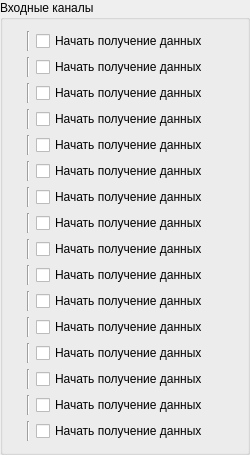
         <widget class="QGroupBox" name="gB_inputChannels">
          <property name="sizePolicy">
           <sizepolicy hsizetype="Preferred" vsizetype="MinimumExpanding">
            <horstretch>0</horstretch>
            <verstretch>0</verstretch>
           </sizepolicy>
          </property>
          <property name="minimumSize">
           <size>
            <width>250</width>
            <height>0</height>
           </size>
          </property>
          <property name="title">
           <string>Входные каналы</string>
          </property>
          <layout class="QGridLayout" name="gridLayout_9">
           <item row="6" column="0">
            <layout class="QHBoxLayout" name="horizontalLayout_64">
             <item>
              <widget class="QLabel" name="l_ch7_i">
               <property name="maximumSize">
                <size>
                 <width>20</width>
                 <height>20</height>
                </size>
               </property>
               <property name="text">
                <string/>
               </property>
               <property name="pixmap">
                <pixmap resource="../ElcusSettings/icons.qrc">:/icons/numbers/7-c.png</pixmap>
               </property>
               <property name="scaledContents">
                <bool>true</bool>
               </property>
              </widget>
             </item>
             <item>
              <widget class="Line" name="line_27">
               <property name="orientation">
                <enum>Qt::Vertical</enum>
               </property>
              </widget>
             </item>
             <item>
              <widget class="QCheckBox" name="cB_receiveData_7">
               <property name="sizePolicy">
                <sizepolicy hsizetype="MinimumExpanding" vsizetype="Fixed">
                 <horstretch>0</horstretch>
                 <verstretch>0</verstretch>
                </sizepolicy>
               </property>
               <property name="text">
                <string>Начать получение данных</string>
               </property>
              </widget>
             </item>
            </layout>
           </item>
           <item row="14" column="0">
            <layout class="QHBoxLayout" name="horizontalLayout_67">
             <item>
              <widget class="QLabel" name="l_ch15_i">
               <property name="maximumSize">
                <size>
                 <width>20</width>
                 <height>20</height>
                </size>
               </property>
               <property name="text">
                <string/>
               </property>
               <property name="pixmap">
                <pixmap resource="../ElcusSettings/icons.qrc">:/icons/numbers/15-c.png</pixmap>
               </property>
               <property name="scaledContents">
                <bool>true</bool>
               </property>
              </widget>
             </item>
             <item>
              <widget class="Line" name="line_30">
               <property name="orientation">
                <enum>Qt::Vertical</enum>
               </property>
              </widget>
             </item>
             <item>
              <widget class="QCheckBox" name="cB_receiveData_15">
               <property name="sizePolicy">
                <sizepolicy hsizetype="MinimumExpanding" vsizetype="Fixed">
                 <horstretch>0</horstretch>
                 <verstretch>0</verstretch>
                </sizepolicy>
               </property>
               <property name="accessibleName">
                <string/>
               </property>
               <property name="text">
                <string>Начать получение данных</string>
               </property>
              </widget>
             </item>
            </layout>
           </item>
           <item row="2" column="0">
            <layout class="QHBoxLayout" name="horizontalLayout_56">
             <item>
              <widget class="QLabel" name="l_ch3_i">
               <property name="maximumSize">
                <size>
                 <width>20</width>
                 <height>20</height>
                </size>
               </property>
               <property name="text">
                <string/>
               </property>
               <property name="pixmap">
                <pixmap resource="../ElcusSettings/icons.qrc">:/icons/numbers/3-c.png</pixmap>
               </property>
               <property name="scaledContents">
                <bool>true</bool>
               </property>
              </widget>
             </item>
             <item>
              <widget class="Line" name="line_19">
               <property name="orientation">
                <enum>Qt::Vertical</enum>
               </property>
              </widget>
             </item>
             <item>
              <widget class="QCheckBox" name="cB_receiveData_3">
               <property name="sizePolicy">
                <sizepolicy hsizetype="MinimumExpanding" vsizetype="Fixed">
                 <horstretch>0</horstretch>
                 <verstretch>0</verstretch>
                </sizepolicy>
               </property>
               <property name="text">
                <string>Начать получение данных</string>
               </property>
              </widget>
             </item>
            </layout>
           </item>
           <item row="3" column="0">
            <layout class="QHBoxLayout" name="horizontalLayout_57">
             <item>
              <widget class="QLabel" name="l_ch4_i">
               <property name="maximumSize">
                <size>
                 <width>20</width>
                 <height>20</height>
                </size>
               </property>
               <property name="text">
                <string/>
               </property>
               <property name="pixmap">
                <pixmap resource="../ElcusSettings/icons.qrc">:/icons/numbers/4-c.png</pixmap>
               </property>
               <property name="scaledContents">
                <bool>true</bool>
               </property>
              </widget>
             </item>
             <item>
              <widget class="Line" name="line_20">
               <property name="orientation">
                <enum>Qt::Vertical</enum>
               </property>
              </widget>
             </item>
             <item>
              <widget class="QCheckBox" name="cB_receiveData_4">
               <property name="sizePolicy">
                <sizepolicy hsizetype="MinimumExpanding" vsizetype="Fixed">
                 <horstretch>0</horstretch>
                 <verstretch>0</verstretch>
                </sizepolicy>
               </property>
               <property name="text">
                <string>Начать получение данных</string>
               </property>
              </widget>
             </item>
            </layout>
           </item>
           <item row="13" column="0">
            <layout class="QHBoxLayout" name="horizontalLayout_66">
             <item>
              <widget class="QLabel" name="l_ch14_i">
               <property name="maximumSize">
                <size>
                 <width>20</width>
                 <height>20</height>
                </size>
               </property>
               <property name="text">
                <string/>
               </property>
               <property name="pixmap">
                <pixmap resource="../ElcusSettings/icons.qrc">:/icons/numbers/14-c.png</pixmap>
               </property>
               <property name="scaledContents">
                <bool>true</bool>
               </property>
              </widget>
             </item>
             <item>
              <widget class="Line" name="line_29">
               <property name="orientation">
                <enum>Qt::Vertical</enum>
               </property>
              </widget>
             </item>
             <item>
              <widget class="QCheckBox" name="cB_receiveData_14">
               <property name="sizePolicy">
                <sizepolicy hsizetype="MinimumExpanding" vsizetype="Fixed">
                 <horstretch>0</horstretch>
                 <verstretch>0</verstretch>
                </sizepolicy>
               </property>
               <property name="text">
                <string>Начать получение данных</string>
               </property>
              </widget>
             </item>
            </layout>
           </item>
           <item row="15" column="0">
            <layout class="QHBoxLayout" name="horizontalLayout_70">
             <item>
              <widget class="QLabel" name="l_ch16_i">
               <property name="maximumSize">
                <size>
                 <width>20</width>
                 <height>20</height>
                </size>
               </property>
               <property name="text">
                <string/>
               </property>
               <property name="pixmap">
                <pixmap resource="../ElcusSettings/icons.qrc">:/icons/numbers/16-c.png</pixmap>
               </property>
               <property name="scaledContents">
                <bool>true</bool>
               </property>
              </widget>
             </item>
             <item>
              <widget class="Line" name="line_33">
               <property name="orientation">
                <enum>Qt::Vertical</enum>
               </property>
              </widget>
             </item>
             <item>
              <widget class="QCheckBox" name="cB_receiveData_16">
               <property name="sizePolicy">
                <sizepolicy hsizetype="MinimumExpanding" vsizetype="Fixed">
                 <horstretch>0</horstretch>
                 <verstretch>0</verstretch>
                </sizepolicy>
               </property>
               <property name="text">
                <string>Начать получение данных</string>
               </property>
              </widget>
             </item>
            </layout>
           </item>
           <item row="9" column="0">
            <layout class="QHBoxLayout" name="horizontalLayout_62">
             <item>
              <widget class="QLabel" name="l_ch10_i">
               <property name="maximumSize">
                <size>
                 <width>20</width>
                 <height>20</height>
                </size>
               </property>
               <property name="text">
                <string/>
               </property>
               <property name="pixmap">
                <pixmap resource="../ElcusSettings/icons.qrc">:/icons/numbers/10-c.png</pixmap>
               </property>
               <property name="scaledContents">
                <bool>true</bool>
               </property>
              </widget>
             </item>
             <item>
              <widget class="Line" name="line_25">
               <property name="orientation">
                <enum>Qt::Vertical</enum>
               </property>
              </widget>
             </item>
             <item>
              <widget class="QCheckBox" name="cB_receiveData_10">
               <property name="sizePolicy">
                <sizepolicy hsizetype="MinimumExpanding" vsizetype="Fixed">
                 <horstretch>0</horstretch>
                 <verstretch>0</verstretch>
                </sizepolicy>
               </property>
               <property name="text">
                <string>Начать получение данных</string>
               </property>
              </widget>
             </item>
            </layout>
           </item>
           <item row="0" column="0">
            <layout class="QHBoxLayout" name="horizontalLayout_54">
             <item>
              <widget class="QLabel" name="l_ch1_i">
               <property name="maximumSize">
                <size>
                 <width>20</width>
                 <height>20</height>
                </size>
               </property>
               <property name="text">
                <string/>
               </property>
               <property name="pixmap">
                <pixmap resource="../ElcusSettings/icons.qrc">:/icons/numbers/1-circle.png</pixmap>
               </property>
               <property name="scaledContents">
                <bool>true</bool>
               </property>
              </widget>
             </item>
             <item>
              <widget class="Line" name="line_4">
               <property name="orientation">
                <enum>Qt::Vertical</enum>
               </property>
              </widget>
             </item>
             <item>
              <widget class="QCheckBox" name="cB_receiveData_1">
               <property name="sizePolicy">
                <sizepolicy hsizetype="MinimumExpanding" vsizetype="Fixed">
                 <horstretch>0</horstretch>
                 <verstretch>0</verstretch>
                </sizepolicy>
               </property>
               <property name="text">
                <string>Начать получение данных</string>
               </property>
              </widget>
             </item>
            </layout>
           </item>
           <item row="7" column="0">
            <layout class="QHBoxLayout" name="horizontalLayout_60">
             <item>
              <widget class="QLabel" name="l_ch8_i">
               <property name="maximumSize">
                <size>
                 <width>20</width>
                 <height>20</height>
                </size>
               </property>
               <property name="text">
                <string/>
               </property>
               <property name="pixmap">
                <pixmap resource="../ElcusSettings/icons.qrc">:/icons/numbers/8-c.png</pixmap>
               </property>
               <property name="scaledContents">
                <bool>true</bool>
               </property>
              </widget>
             </item>
             <item>
              <widget class="Line" name="line_23">
               <property name="orientation">
                <enum>Qt::Vertical</enum>
               </property>
              </widget>
             </item>
             <item>
              <widget class="QCheckBox" name="cB_receiveData_8">
               <property name="sizePolicy">
                <sizepolicy hsizetype="MinimumExpanding" vsizetype="Fixed">
                 <horstretch>0</horstretch>
                 <verstretch>0</verstretch>
                </sizepolicy>
               </property>
               <property name="text">
                <string>Начать получение данных</string>
               </property>
              </widget>
             </item>
            </layout>
           </item>
           <item row="11" column="0">
            <layout class="QHBoxLayout" name="horizontalLayout_69">
             <item>
              <widget class="QLabel" name="l_ch12_i">
               <property name="maximumSize">
                <size>
                 <width>20</width>
                 <height>20</height>
                </size>
               </property>
               <property name="text">
                <string/>
               </property>
               <property name="pixmap">
                <pixmap resource="../ElcusSettings/icons.qrc">:/icons/numbers/12-c.png</pixmap>
               </property>
               <property name="scaledContents">
                <bool>true</bool>
               </property>
              </widget>
             </item>
             <item>
              <widget class="Line" name="line_32">
               <property name="orientation">
                <enum>Qt::Vertical</enum>
               </property>
              </widget>
             </item>
             <item>
              <widget class="QCheckBox" name="cB_receiveData_12">
               <property name="sizePolicy">
                <sizepolicy hsizetype="MinimumExpanding" vsizetype="Fixed">
                 <horstretch>0</horstretch>
                 <verstretch>0</verstretch>
                </sizepolicy>
               </property>
               <property name="text">
                <string>Начать получение данных</string>
               </property>
              </widget>
             </item>
            </layout>
           </item>
           <item row="1" column="0">
            <layout class="QHBoxLayout" name="horizontalLayout_55">
             <item>
              <widget class="QLabel" name="l_ch2_i">
               <property name="maximumSize">
                <size>
                 <width>20</width>
                 <height>20</height>
                </size>
               </property>
               <property name="text">
                <string/>
               </property>
               <property name="pixmap">
                <pixmap resource="../ElcusSettings/icons.qrc">:/icons/numbers/2-c.png</pixmap>
               </property>
               <property name="scaledContents">
                <bool>true</bool>
               </property>
              </widget>
             </item>
             <item>
              <widget class="Line" name="line_18">
               <property name="orientation">
                <enum>Qt::Vertical</enum>
               </property>
              </widget>
             </item>
             <item>
              <widget class="QCheckBox" name="cB_receiveData_2">
               <property name="sizePolicy">
                <sizepolicy hsizetype="MinimumExpanding" vsizetype="Fixed">
                 <horstretch>0</horstretch>
                 <verstretch>0</verstretch>
                </sizepolicy>
               </property>
               <property name="text">
                <string>Начать получение данных</string>
               </property>
              </widget>
             </item>
            </layout>
           </item>
           <item row="10" column="0">
            <layout class="QHBoxLayout" name="horizontalLayout_68">
             <item>
              <widget class="QLabel" name="l_ch11_i">
               <property name="maximumSize">
                <size>
                 <width>20</width>
                 <height>20</height>
                </size>
               </property>
               <property name="text">
                <string/>
               </property>
               <property name="pixmap">
                <pixmap resource="../ElcusSettings/icons.qrc">:/icons/numbers/11-c.png</pixmap>
               </property>
               <property name="scaledContents">
                <bool>true</bool>
               </property>
              </widget>
             </item>
             <item>
              <widget class="Line" name="line_31">
               <property name="orientation">
                <enum>Qt::Vertical</enum>
               </property>
              </widget>
             </item>
             <item>
              <widget class="QCheckBox" name="cB_receiveData_11">
               <property name="sizePolicy">
                <sizepolicy hsizetype="MinimumExpanding" vsizetype="Fixed">
                 <horstretch>0</horstretch>
                 <verstretch>0</verstretch>
                </sizepolicy>
               </property>
               <property name="text">
                <string>Начать получение данных</string>
               </property>
              </widget>
             </item>
            </layout>
           </item>
           <item row="4" column="0">
            <layout class="QHBoxLayout" name="horizontalLayout_59">
             <item>
              <widget class="QLabel" name="l_ch5_i">
               <property name="maximumSize">
                <size>
                 <width>20</width>
                 <height>20</height>
                </size>
               </property>
               <property name="text">
                <string/>
               </property>
               <property name="pixmap">
                <pixmap resource="../ElcusSettings/icons.qrc">:/icons/numbers/5-c.png</pixmap>
               </property>
               <property name="scaledContents">
                <bool>true</bool>
               </property>
              </widget>
             </item>
             <item>
              <widget class="Line" name="line_22">
               <property name="orientation">
                <enum>Qt::Vertical</enum>
               </property>
              </widget>
             </item>
             <item>
              <widget class="QCheckBox" name="cB_receiveData_5">
               <property name="sizePolicy">
                <sizepolicy hsizetype="MinimumExpanding" vsizetype="Fixed">
                 <horstretch>0</horstretch>
                 <verstretch>0</verstretch>
                </sizepolicy>
               </property>
               <property name="text">
                <string>Начать получение данных</string>
               </property>
              </widget>
             </item>
            </layout>
           </item>
           <item row="5" column="0">
            <layout class="QHBoxLayout" name="horizontalLayout_63">
             <item>
              <widget class="QLabel" name="l_ch6_i">
               <property name="maximumSize">
                <size>
                 <width>20</width>
                 <height>20</height>
                </size>
               </property>
               <property name="text">
                <string/>
               </property>
               <property name="pixmap">
                <pixmap resource="../ElcusSettings/icons.qrc">:/icons/numbers/6-c.png</pixmap>
               </property>
               <property name="scaledContents">
                <bool>true</bool>
               </property>
              </widget>
             </item>
             <item>
              <widget class="Line" name="line_26">
               <property name="orientation">
                <enum>Qt::Vertical</enum>
               </property>
              </widget>
             </item>
             <item>
              <widget class="QCheckBox" name="cB_receiveData_6">
               <property name="sizePolicy">
                <sizepolicy hsizetype="MinimumExpanding" vsizetype="Fixed">
                 <horstretch>0</horstretch>
                 <verstretch>0</verstretch>
                </sizepolicy>
               </property>
               <property name="text">
                <string>Начать получение данных</string>
               </property>
              </widget>
             </item>
            </layout>
           </item>
           <item row="8" column="0">
            <layout class="QHBoxLayout" name="horizontalLayout_61">
             <item>
              <widget class="QLabel" name="l_ch9_i">
               <property name="maximumSize">
                <size>
                 <width>20</width>
                 <height>20</height>
                </size>
               </property>
               <property name="text">
                <string/>
               </property>
               <property name="pixmap">
                <pixmap resource="../ElcusSettings/icons.qrc">:/icons/numbers/9-c.png</pixmap>
               </property>
               <property name="scaledContents">
                <bool>true</bool>
               </property>
              </widget>
             </item>
             <item>
              <widget class="Line" name="line_24">
               <property name="orientation">
                <enum>Qt::Vertical</enum>
               </property>
              </widget>
             </item>
             <item>
              <widget class="QCheckBox" name="cB_receiveData_9">
               <property name="sizePolicy">
                <sizepolicy hsizetype="MinimumExpanding" vsizetype="Fixed">
                 <horstretch>0</horstretch>
                 <verstretch>0</verstretch>
                </sizepolicy>
               </property>
               <property name="text">
                <string>Начать получение данных</string>
               </property>
              </widget>
             </item>
            </layout>
           </item>
           <item row="12" column="0">
            <layout class="QHBoxLayout" name="horizontalLayout_65">
             <item>
              <widget class="QLabel" name="l_ch13_i">
               <property name="maximumSize">
                <size>
                 <width>20</width>
                 <height>20</height>
                </size>
               </property>
               <property name="text">
                <string/>
               </property>
               <property name="pixmap">
                <pixmap resource="../ElcusSettings/icons.qrc">:/icons/numbers/13-c.png</pixmap>
               </property>
               <property name="scaledContents">
                <bool>true</bool>
               </property>
              </widget>
             </item>
             <item>
              <widget class="Line" name="line_28">
               <property name="orientation">
                <enum>Qt::Vertical</enum>
               </property>
              </widget>
             </item>
             <item>
              <widget class="QCheckBox" name="cB_receiveData_13">
               <property name="sizePolicy">
                <sizepolicy hsizetype="MinimumExpanding" vsizetype="Fixed">
                 <horstretch>0</horstretch>
                 <verstretch>0</verstretch>
                </sizepolicy>
               </property>
               <property name="text">
                <string>Начать получение данных</string>
               </property>
              </widget>
             </item>
            </layout>
           </item>
          </layout>
         </widget>
